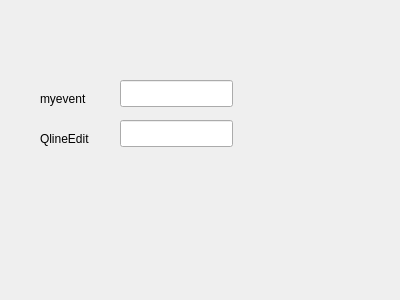
<?xml version="1.0" encoding="UTF-8"?>
<ui version="4.0">
 <class>Mainwndow</class>
 <widget class="QWidget" name="Mainwndow">
  <property name="geometry">
   <rect>
    <x>0</x>
    <y>0</y>
    <width>400</width>
    <height>300</height>
   </rect>
  </property>
  <property name="windowTitle">
   <string>Mainwndow</string>
  </property>
  <widget class="myevent" name="lineEdit">
   <property name="geometry">
    <rect>
     <x>120</x>
     <y>80</y>
     <width>113</width>
     <height>27</height>
    </rect>
   </property>
  </widget>
  <widget class="QLineEdit" name="lineEdit_2">
   <property name="geometry">
    <rect>
     <x>120</x>
     <y>120</y>
     <width>113</width>
     <height>27</height>
    </rect>
   </property>
  </widget>
  <widget class="QLabel" name="label">
   <property name="geometry">
    <rect>
     <x>40</x>
     <y>90</y>
     <width>66</width>
     <height>17</height>
    </rect>
   </property>
   <property name="text">
    <string>myevent</string>
   </property>
  </widget>
  <widget class="QLabel" name="label_2">
   <property name="geometry">
    <rect>
     <x>40</x>
     <y>130</y>
     <width>66</width>
     <height>17</height>
    </rect>
   </property>
   <property name="text">
    <string>QlineEdit</string>
   </property>
  </widget>
 </widget>
 <layoutdefault spacing="6" margin="11"/>
 <customwidgets>
  <customwidget>
   <class>myevent</class>
   <extends>QLineEdit</extends>
   <header>myevent.h</header>
  </customwidget>
 </customwidgets>
 <resources/>
 <connections/>
</ui>
